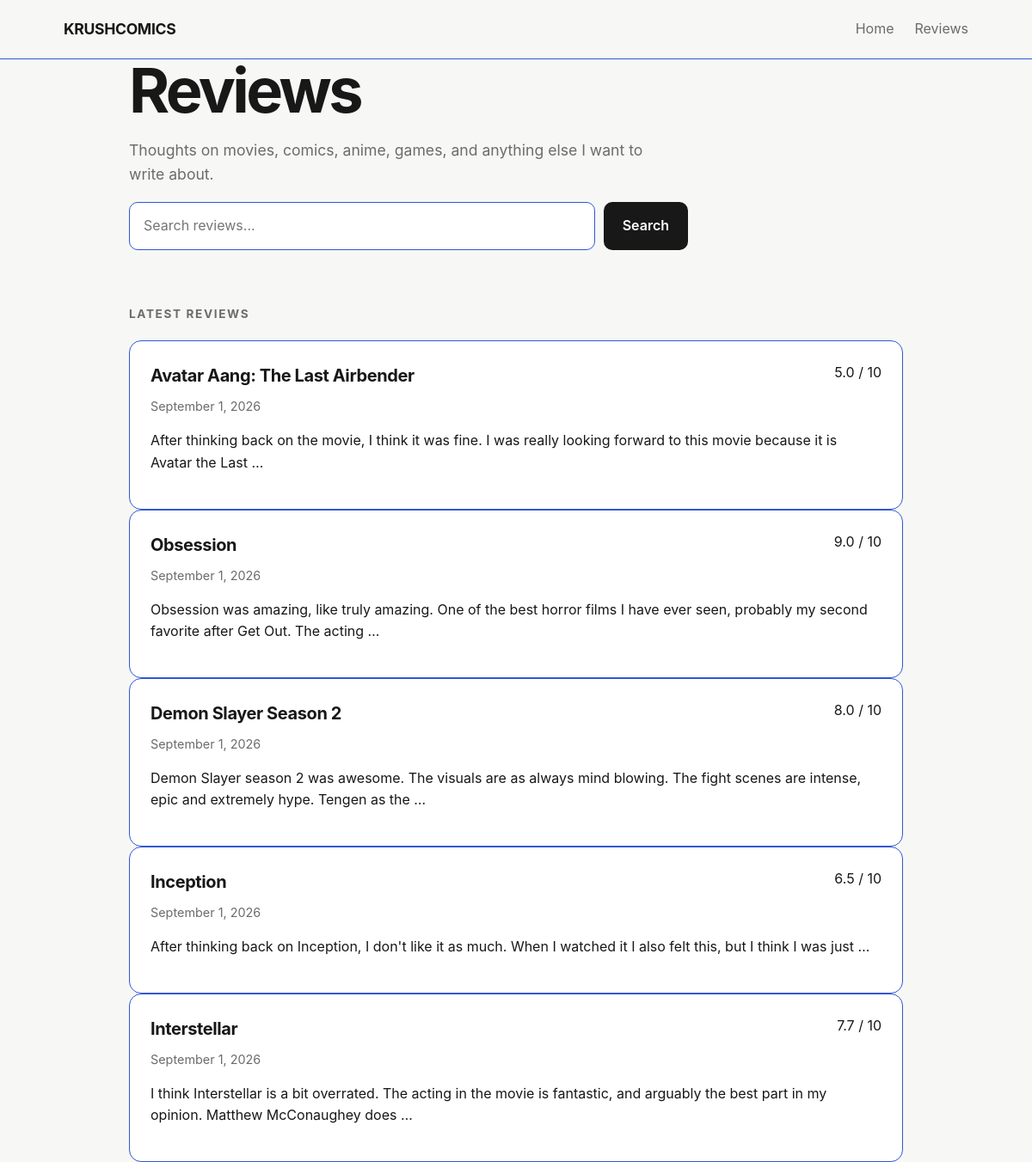
The app's page /reviews/ with its own data.
### reviews/models.py (models this page shows, shortened)
class Review(models.Model):
    title = models.CharField(max_length=200)
    rating = models.DecimalField(
        max_digits=3,
        decimal_places=1,
        validators=[
            MinValueValidator(0),
            MaxValueValidator(10),
        ]
    )
    body = models.TextField()
    created_at = models.DateTimeField(auto_now_add=True)

### reviews/views.py (the view)
# urls.py: path('', include('reviews.urls')),
def reviews(request):
    latest_reviews = Review.objects.order_by('-created_at')[:5]
    query = request.GET.get('q')
    search_results = None
    if query:
        search_results = Review.objects.filter(
            Q(title__icontains=query) |
            Q(body__icontains=query)
        )
    template = loader.get_template('reviews.html')
    context = {
        'latest_reviews': latest_reviews,
        'search_results': search_results,
        'query': query,
    }
    return HttpResponse(template.render(context, request))

### reviews/templates/reviews.html (shortened to what this page needs)
{% load static %}
<!DOCTYPE html>
<html lang="en">
<head>
    <link
        rel="stylesheet"
        href="{% static 'reviews/reviews.css' %}"
    >
</head>
<body>
    <header class="site-header">
        <nav class="nav">
            <p class="site-title">
                KRUSHCOMICS
            </p>
            <div class="nav-links">
                <a href="/">Home</a>
                <a href="{% url 'reviews' %}">Reviews</a>
            </div>
        </nav>
    </header>
    <main class="container">
        <section class="page-header">
            <h1>Reviews</h1>
            <p class="page-description">
                Thoughts on movies, comics, anime, games,
                and anything else I want to write about.
            </p>
        </section>
        <form
            class="search-form"
            method="GET"
            action="{% url 'reviews' %}"
        >
            <input
                type="text"
                name="q"
                value="{{ query|default:'' }}"
                placeholder="Search reviews..."
            >
            <button type="submit">
                Search
            </button>
        </form>
        {% if query %}
            <h2 class="section-title">
                Search Results
            </h2>
            <div class="review-list">
                {% for review in search_results %}
                    <article class="review-card">
                        <a
                            class="review-link"
                            href="{% url 'review_details' review.id %}"
                        >
                            <div class="review-card-header">
                                <h3 class="review-title">
                                    {{ review.title }}
                                </h3>
                                <span class="review-rating">
                                    {{ review.rating }} / 10
                                </span>
                            </div>
                            <p class="review-date">
                                {{ review.created_at|date:"F j, Y" }}
                            </p>
                            <p class="review-preview">
                                {{ review.body|truncatewords:25 }}
                            </p>
                        </a>
                    </article>
                {% empty %}
                    <p>No reviews found for "{{ query }}".</p>
                {% endfor %}
            </div>
        {% else %}
            <h2 class="section-title">
                Latest Reviews
            </h2>
            <div class="review-list">
                {% for review in latest_reviews %}
                    <article class="review-card">
                        <a
                            class="review-link"
                            href="{% url 'review_details' review.id %}"
                        >
                            <div class="review-card-header">
                                <h3 class="review-title">
                                    {{ review.title }}
                                </h3>
                                <span class="review-rating">
                                    {{ review.rating }} / 10
                                </span>
                            </div>
                            <p class="review-date">
                                {{ review.created_at|date:"F j, Y" }}
                            </p>
                            <p class="review-preview">
                                {{ review.body|truncatewords:25 }}
                            </p>
                        </a>
                    </article>
                {% endfor %}
            </div>
        {% endif %}
    </main>
</body>
</html>

### reviews/static/reviews/reviews.css (style rules this page uses)
:root { --background: #f7f7f5; --surface: #ffffff; --text: #181818; --muted-text: #6d6b6b; --border: #3157d5; }
* { box-sizing: border-box; }
body { margin: 0; font-family: Inter, -apple-system, BlinkMacSystemFont, "Segoe UI", sans-serif; background-color: var(--background); color: var(--text); line-height: 1.6; }
.site-header { border-bottom: 1px solid var(--border); background-color: var(--background); }
.nav { max-width: 1100px; margin: 0 auto; padding: 20px 24px; display: flex; justify-content: space-between; align-items: center; }
.site-title { margin: 0; font-size: 1.1rem; font-weight: 700; letter-spacing: -0.02em; }
.nav-links { display: flex; gap: 24px; }
.nav-links a { color: var(--muted-text); text-decoration: none }
.container { width: min(100% - 48px, 900px); margin: 0 auto; }
.page-header h1 { margin: 0; font-size: clamp(2.5rem, 6vw, 4.5rem); line-height: 1; letter-spacing: -0.05em; }
.page-description { max-width: 600px; margin-top: 20px; font-size: 1.1rem; color: var(--muted-text); }
.search-form { max-width: 650px; display: flex; gap: 10px; margin-bottom: 64px; }
.search-form input { flex: 1; padding: 14px 16px; font: inherit; background-color: var(--surface); border: 1px solid var(--border); border-radius: 10px; outline: none; }
.search-form button { padding: 14px 22px; font: inherit; font-weight: 600; border: none; border-radius: 10px; background-color: var(--text); color: white; cursor: pointer; }
.section-title { margin-bottom: 20px; font-size: 0.85rem; text-transform: uppercase; letter-spacing: 0.12em; color: var(--muted-text); }
.review-card { background-color: var(--surface); border: 1px solid var(--border); border-radius: 14px; transition: transform 0.15s ease, border-color 0.15s ease; }
.review-link { display: block; padding: 24px; color: inherit; text-decoration: none; }
.review-card-header { display: flex; justify-content: space-between; gap: 20px; align-items: flex-start; }
.review-title { margin: 0; font-size: 1.25rem; letter-spacing: -0.02em; }
.review-date { margin: 8px 0 0; font-size: 0.9rem; color: var(--muted-text); }

### records on screen
Review: title "Avatar Aang: The Last Airbender", rating "5.0", created_at "September 1, 2026", body "After thinking back on the movie, I think it was fine. I was really looking forward to this movie because it is Avatar the Last …"
Review: title "Obsession", rating "9.0", created_at "September 1, 2026", body "Obsession was amazing, like truly amazing. One of the best horror films I have ever seen, probably my second favorite after Get Out. The acting …"
Review: title "Demon Slayer Season 2", rating "8.0", created_at "September 1, 2026", body "Demon Slayer season 2 was awesome. The visuals are as always mind blowing. The fight scenes are intense, epic and extremely hype. Tengen as the …"
Review: title "Inception", rating "6.5", created_at "September 1, 2026", body "After thinking back on Inception, I don't like it as much. When I watched it I also felt this, but I think I was just …"
Review: title "Interstellar", rating "7.7", created_at "September 1, 2026", body "I think Interstellar is a bit overrated. The acting in the movie is fantastic, and arguably the best part in my opinion. Matthew McConaughey does …"
